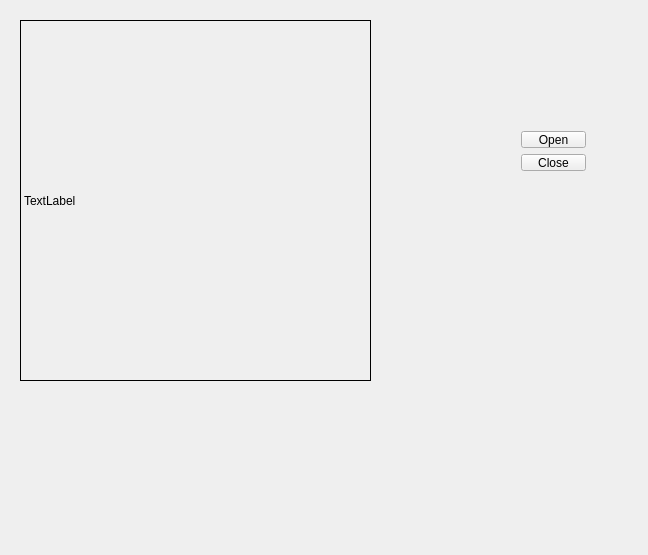
<?xml version="1.0" encoding="UTF-8"?>
<ui version="4.0">
 <class>Widget</class>
 <widget class="QWidget" name="Widget">
  <property name="geometry">
   <rect>
    <x>0</x>
    <y>0</y>
    <width>648</width>
    <height>555</height>
   </rect>
  </property>
  <property name="windowTitle">
   <string>Widget</string>
  </property>
  <widget class="QLabel" name="label">
   <property name="geometry">
    <rect>
     <x>20</x>
     <y>20</y>
     <width>351</width>
     <height>361</height>
    </rect>
   </property>
   <property name="frameShape">
    <enum>QFrame::Box</enum>
   </property>
   <property name="text">
    <string>TextLabel</string>
   </property>
  </widget>
  <widget class="QWidget" name="">
   <property name="geometry">
    <rect>
     <x>510</x>
     <y>120</y>
     <width>87</width>
     <height>62</height>
    </rect>
   </property>
   <layout class="QVBoxLayout" name="verticalLayout">
    <item>
     <widget class="QPushButton" name="Open">
      <property name="text">
       <string>Open</string>
      </property>
     </widget>
    </item>
    <item>
     <widget class="QPushButton" name="Close">
      <property name="text">
       <string>Close</string>
      </property>
     </widget>
    </item>
   </layout>
  </widget>
 </widget>
 <layoutdefault spacing="6" margin="11"/>
 <resources/>
 <connections/>
</ui>
